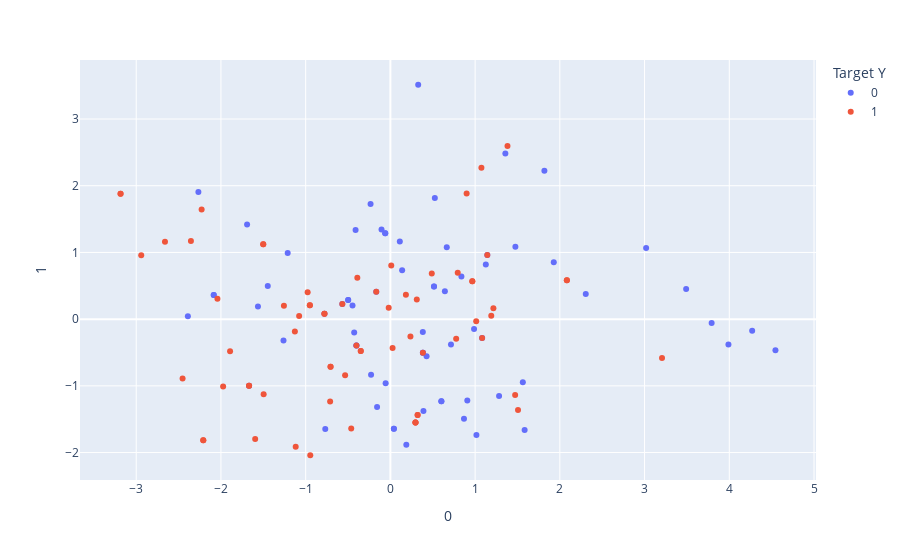

This figure's notebook cell:
### Code cell
# 2D PCA Scatter Plot
import plotly.express as px
from sklearn.decomposition import PCA

oversample = SMOTE()
X_balanced, y_balanced = oversample.fit_resample(survey_df.drop("Y", axis=1), survey_df["Y"].astype('category'))

pca = PCA(n_components=2)
components = pca.fit_transform(X_balanced)

fig = px.scatter(components, x=0, y=1, color=y_balanced, labels={"color": "Target Y"})
fig.show()
